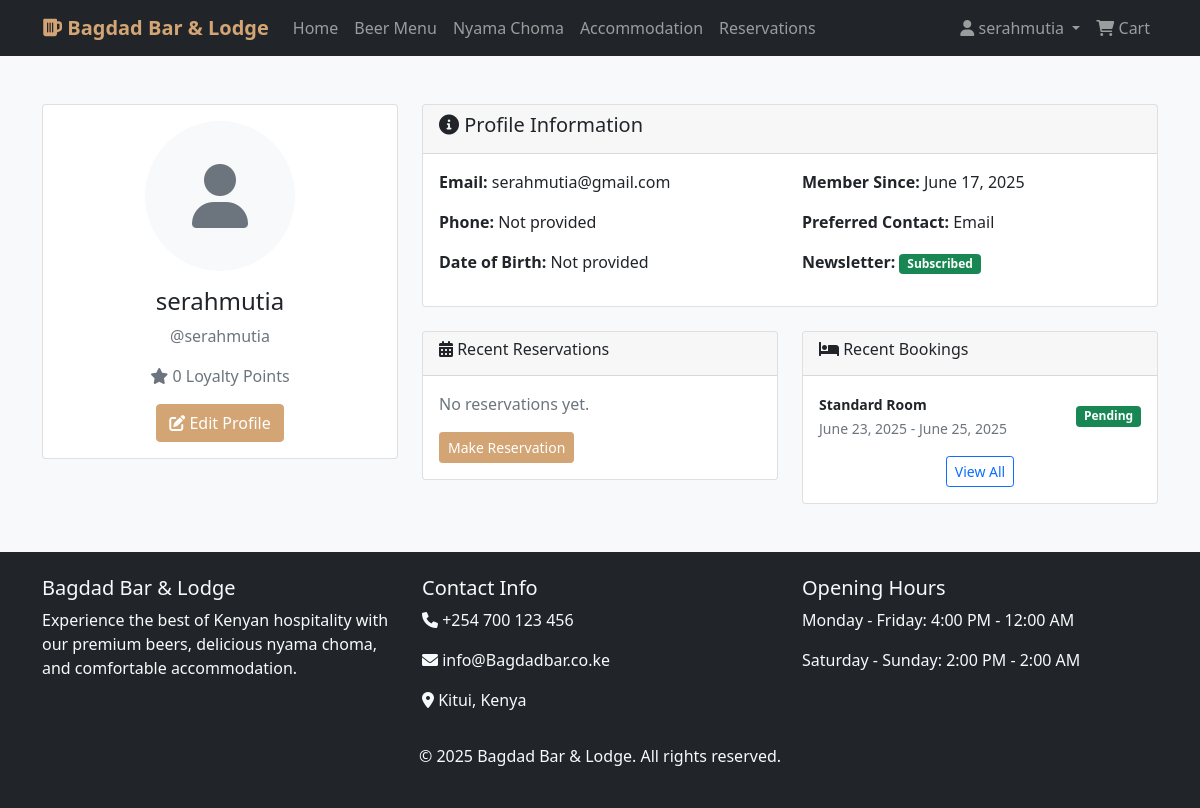
/accounts/profile/ (signed in), run on the app's committed database.
### accounts/models.py (models this page shows, shortened)
class UserProfile(models.Model):
    user = models.OneToOneField(User, on_delete=models.CASCADE)
    phone_number = models.CharField(max_length=15, blank=True)
    date_of_birth = models.DateField(null=True, blank=True)
    address = models.TextField(blank=True)
    profile_picture = models.ImageField(upload_to='profiles/', blank=True)
    preferred_contact = models.CharField(
        max_length=10,
        choices=[
            ('email', 'Email'),
            ('phone', 'Phone'),
            ('both', 'Both')
        ],
        default='email'
    )
    newsletter_subscription = models.BooleanField(default=True)
    loyalty_points = models.IntegerField(default=0)
    created_at = models.DateTimeField(auto_now_add=True)
    updated_at = models.DateTimeField(auto_now=True)
    def get_full_name(self):
        return f"{self.user.first_name} {self.user.last_name}".strip() or self.user.username

### accommodation/models.py (models this page shows, shortened)
class Booking(models.Model):
    BOOKING_STATUS = [
        ('pending', 'Pending'),
        ('confirmed', 'Confirmed'),
        ('checked_in', 'Checked In'),
        ('checked_out', 'Checked Out'),
        ('cancelled', 'Cancelled'),
    ]
    guest_name = models.CharField(max_length=100)
    guest_email = models.EmailField()
    guest_phone = models.CharField(max_length=15)
    room = models.ForeignKey(Room, on_delete=models.CASCADE)
    check_in_date = models.DateField()
    check_out_date = models.DateField()
    guests_count = models.IntegerField()
    total_price = models.DecimalField(max_digits=10, decimal_places=2)
    status = models.CharField(max_length=20, choices=BOOKING_STATUS, default='pending')
    special_requests = models.TextField(blank=True)
    created_at = models.DateTimeField(auto_now_add=True)

class Room(models.Model):
    room_number = models.CharField(max_length=10, unique=True)
    room_type = models.ForeignKey(RoomType, on_delete=models.CASCADE)
    is_available = models.BooleanField(default=True)
    amenities = models.TextField(help_text="List amenities separated by commas")
    image = models.ImageField(upload_to='rooms/', blank=True)

class RoomType(models.Model):
    name = models.CharField(max_length=100)
    description = models.TextField()
    base_price = models.DecimalField(max_digits=8, decimal_places=2)
    max_occupancy = models.IntegerField()

### accounts/views.py (the view)
# urls.py: path('profile/', views.profile_view, name='profile'),
@login_required
def profile_view(request):
    profile, created = UserProfile.objects.get_or_create(user=request.user)
    recent_reservations = Reservation.objects.filter(
        customer_email=request.user.email
    ).order_by('-created_at')[:5]
    recent_bookings = Booking.objects.filter(
        guest_email=request.user.email
    ).order_by('-created_at')[:5]
    context = {
        'profile': profile,
        'recent_reservations': recent_reservations,
        'recent_bookings': recent_bookings,
    }
    return render(request, 'accounts/profile.html', context)

### templates/accounts/profile.html (shortened to what this page needs)
{% extends 'base.html' %}
{% block content %}
<div class="container my-5">
    <div class="row">
        <div class="col-md-4">
            <div class="card">
                <div class="card-body text-center">
                    {% if profile.profile_picture %}
                        <img src="{{ profile.profile_picture.url }}" alt="Profile Picture" class="rounded-circle mb-3" style="width: 150px; height: 150px; object-fit: cover;">
                    {% else %}
                        <div class="bg-light rounded-circle mx-auto mb-3 d-flex align-items-center justify-content-center" style="width: 150px; height: 150px;">
                            <i class="fas fa-user fa-4x text-muted"></i>
                        </div>
                    {% endif %}
                    <h4>{{ profile.get_full_name }}</h4>
                    <p class="text-muted">@{{ user.username }}</p>
                    <p class="text-muted">
                        <i class="fas fa-star"></i> {{ profile.loyalty_points }} Loyalty Points
                    </p>
                    <a href="{% url 'accounts:edit_profile' %}" class="btn btn-primary">
                        <i class="fas fa-edit"></i> Edit Profile
                    </a>
                </div>
            </div>
        </div>
        <div class="col-md-8">
            <div class="card">
                <div class="card-header">
                    <h5><i class="fas fa-info-circle"></i> Profile Information</h5>
                </div>
                <div class="card-body">
                    <div class="row">
                        <div class="col-md-6">
                            <p><strong>Email:</strong> {{ user.email }}</p>
                            <p><strong>Phone:</strong> {{ profile.phone_number|default:"Not provided" }}</p>
                            <p><strong>Date of Birth:</strong> {{ profile.date_of_birth|default:"Not provided" }}</p>
                        </div>
                        <div class="col-md-6">
                            <p><strong>Member Since:</strong> {{ user.date_joined|date:"F d, Y" }}</p>
                            <p><strong>Preferred Contact:</strong> {{ profile.get_preferred_contact_display }}</p>
                            <p><strong>Newsletter:</strong>
                                {% if profile.newsletter_subscription %}
                                    <span class="badge bg-success">Subscribed</span>
                                {% else %}
                                    <span class="badge bg-secondary">Not Subscribed</span>
                                {% endif %}
                            </p>
                        </div>
                    </div>
                </div>
            </div>
            <div class="row mt-4">
                <div class="col-md-6">
                    <div class="card">
                        <div class="card-header">
                            <h6><i class="fas fa-calendar-alt"></i> Recent Reservations</h6>
                        </div>
                        <div class="card-body">
                            {% if recent_reservations %}
                                {% for reservation in recent_reservations %}
                                <div class="d-flex justify-content-between align-items-center mb-2">
                                    <div>
                                        <small><strong>Table {{ reservation.table.table_number }}</strong></small><br>
                                        <small class="text-muted">{{ reservation.date }} at {{ reservation.time }}</small>
                                    </div>
                                    <small class="badge bg-primary">{{ reservation.party_size }} guests</small>
                                </div>
                                {% if not forloop.last %}<hr>{% endif %}
                                {% endfor %}
                                <div class="text-center mt-3">
                                    <a href="{% url 'accounts:my_reservations' %}" class="btn btn-sm btn-outline-primary">View All</a>
                                </div>
                            {% else %}
                                <p class="text-muted">No reservations yet.</p>
                                <a href="{% url 'bar_app:reservation' %}" class="btn btn-sm btn-primary">Make Reservation</a>
                            {% endif %}
                        </div>
                    </div>
                </div>
                <div class="col-md-6">
                    <div class="card">
                        <div class="card-header">
                            <h6><i class="fas fa-bed"></i> Recent Bookings</h6>
                        </div>
                        <div class="card-body">
                            {% if recent_bookings %}
                                {% for booking in recent_bookings %}
                                <div class="d-flex justify-content-between align-items-center mb-2">
                                    <div>
                                        <small><strong>{{ booking.room.room_type.name }}</strong></small><br>
                                        <small class="text-muted">{{ booking.check_in_date }} - {{ booking.check_out_date }}</small>
                                    </div>
                                    <small class="badge bg-{{ booking.status|yesno:'success,warning,danger' }}">{{ booking.get_status_display }}</small>
                                </div>
                                {% endfor %}
                                <div class="text-center mt-3">
                                    <a href="{% url 'accounts:my_bookings' %}" class="btn btn-sm btn-outline-primary">View All</a>
                                </div>
                            {% else %}
                                <p class="text-muted">No bookings yet.</p>
                                <a href="{% url 'accommodation:room_list' %}" class="btn btn-sm btn-primary">Book Room</a>
                            {% endif %}
                        </div>
                    </div>
                </div>
            </div>
        </div>
    </div>
</div>
{% endblock %}

### templates/base.html (shortened to what this page needs)
<!DOCTYPE html>
<html lang="en">
<head>
    <link href="https://cdn.jsdelivr.net/npm/bootstrap@5.1.3/dist/css/bootstrap.min.css" rel="stylesheet">
    <link href="https://cdnjs.cloudflare.com/ajax/libs/font-awesome/6.0.0/css/all.min.css" rel="stylesheet">
</head>
<body>
    <nav class="navbar navbar-expand-lg navbar-dark bg-dark">
        <div class="container">
            <a class="navbar-brand" href="{% url 'bar_app:home' %}">
                <i class="fas fa-beer"></i> Bagdad Bar & Lodge
            </a>
            <div class="collapse navbar-collapse" id="navbarNav">
                <ul class="navbar-nav me-auto">
                    <li class="nav-item">
                        <a class="nav-link" href="{% url 'bar_app:home' %}">Home</a>
                    </li>
                    <li class="nav-item">
                        <a class="nav-link" href="{% url 'bar_app:beer_menu' %}">Beer Menu</a>
                    </li>
                    <li class="nav-item">
                        <a class="nav-link" href="{% url 'bar_app:nyama_menu' %}">Nyama Choma</a>
                    </li>
                    <li class="nav-item">
                        <a class="nav-link" href="{% url 'accommodation:room_list' %}">Accommodation</a>
                    </li>
                    <li class="nav-item">
                        <a class="nav-link" href="{% url 'bar_app:reservation' %}">Reservations</a>
                    </li>
                </ul>
                <ul class="navbar-nav">
                    {% if user.is_authenticated %}
                        <li class="nav-item dropdown">
                            <a class="nav-link dropdown-toggle" href="#" id="navbarDropdown" role="button" data-bs-toggle="dropdown">
                                <i class="fas fa-user"></i> {{ user.first_name|default:user.username }}
                            </a>
                        </li>
                    {% endif %}
                    <li class="nav-item">
                        <a class="nav-link position-relative" href="{% url 'orders:view_cart' %}">
                            <i class="fas fa-shopping-cart"></i> Cart
                        </a>
                    </li>
                </ul>
            </div>
        </div>
    </nav>
    <main>
        {% block content %}
        {% endblock %}
    </main>
    <footer class="bg-dark text-light py-4 mt-5">
        <div class="container">
            <div class="row">
                <div class="col-md-4">
                    <h5>Bagdad Bar & Lodge</h5>
                    <p>Experience the best of Kenyan hospitality with our premium beers, delicious nyama choma, and comfortable accommodation.</p>
                </div>
                <div class="col-md-4">
                    <h5>Contact Info</h5>
                    <p><i class="fas fa-phone"></i> +254 700 123 456</p>
                    <p><i class="fas fa-envelope"></i> info@Bagdadbar.co.ke</p>
                    <p><i class="fas fa-map-marker-alt"></i> Kitui, Kenya</p>
                </div>
                <div class="col-md-4">
                    <h5>Opening Hours</h5>
                    <p>Monday - Friday: 4:00 PM - 12:00 AM</p>
                    <p>Saturday - Sunday: 2:00 PM - 2:00 AM</p>
                </div>
            </div>
            <div class="row mt-3">
                <div class="col-12 text-center">
                    <p>&copy; 2025 Bagdad Bar & Lodge. All rights reserved.</p>
                </div>
            </div>
        </div>
    </footer>
</body>
</html>

### templates/base.html (style rules this page uses)
.navbar-brand { font-weight: bold; color: #d4a574 !important; }
.btn-primary { background-color: #d4a574; border-color: #d4a574; }
body { background-color: #f8f9fa; }

### data on the page
UserProfile: get_full_name "serahmutia", loyalty_points "0", phone_number "Not provided", date_of_birth "Not provided", preferred_contact "Email"
Booking: room.room_type.name "Standard Room", check_in_date "June 23, 2025", check_out_date "June 25, 2025", status "Pending"

### other printed values
{{ user.first_name|default:user.username }} "serahmutia"
{{ user.username }} "serahmutia"
{{ user.email }} "serahmutia@gmail.com"
{{ user.date_joined|date:"F d, Y" }} "June 17, 2025"
